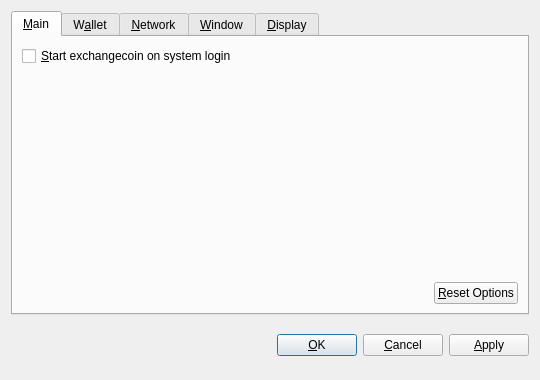
<?xml version="1.0" encoding="UTF-8"?>
<ui version="4.0">
 <class>OptionsDialog</class>
 <widget class="QDialog" name="OptionsDialog">
  <property name="geometry">
   <rect>
    <x>0</x>
    <y>0</y>
    <width>540</width>
    <height>380</height>
   </rect>
  </property>
  <property name="windowTitle">
   <string>Options</string>
  </property>
  <property name="modal">
   <bool>true</bool>
  </property>
  <layout class="QVBoxLayout" name="verticalLayout">
   <item>
    <widget class="QTabWidget" name="tabWidget">
     <property name="tabPosition">
      <enum>QTabWidget::North</enum>
     </property>
     <property name="currentIndex">
      <number>0</number>
     </property>
     <widget class="QWidget" name="tabMain">
      <attribute name="title">
       <string>&amp;Main</string>
      </attribute>
      <layout class="QVBoxLayout" name="verticalLayout_Main">
       <item>
        <widget class="QCheckBox" name="bitcoinAtStartup">
         <property name="toolTip">
          <string>Automatically start exchangecoin after logging in to the system.</string>
         </property>
         <property name="text">
          <string>&amp;Start exchangecoin on system login</string>
         </property>
        </widget>
       </item>
       <item>
        <spacer name="verticalSpacer_Main">
         <property name="orientation">
          <enum>Qt::Vertical</enum>
         </property>
         <property name="sizeHint" stdset="0">
          <size>
           <width>20</width>
           <height>40</height>
          </size>
         </property>
        </spacer>
       </item>
       <item>
        <layout class="QHBoxLayout" name="horizontalLayout_2_Main">
         <item>
          <spacer name="horizontalSpacer_2_Main">
           <property name="orientation">
            <enum>Qt::Horizontal</enum>
           </property>
           <property name="sizeHint" stdset="0">
            <size>
             <width>40</width>
             <height>20</height>
            </size>
           </property>
          </spacer>
         </item>
         <item>
          <widget class="QPushButton" name="resetButton">
           <property name="toolTip">
            <string>Reset all client options to default.</string>
           </property>
           <property name="text">
            <string>&amp;Reset Options</string>
           </property>
           <property name="autoDefault">
            <bool>false</bool>
           </property>
          </widget>
         </item>
        </layout>
       </item>
      </layout>
     </widget>
     <widget class="QWidget" name="tabWallet">
      <attribute name="title">
       <string>W&amp;allet</string>
      </attribute>
      <layout class="QVBoxLayout" name="verticalLayout_Network">
       <item>
        <widget class="QLabel" name="transactionFeeInfoLabel">
         <property name="text">
          <string>Optional transaction fee per kB that helps make sure your transactions are processed quickly. Most transactions are 1 kB.</string>
         </property>
         <property name="textFormat">
          <enum>Qt::PlainText</enum>
         </property>
         <property name="wordWrap">
          <bool>true</bool>
         </property>
        </widget>
       </item>
       <item>
        <layout class="QHBoxLayout" name="horizontalLayout_1_Main">
         <item>
          <widget class="QLabel" name="transactionFeeLabel">
           <property name="text">
            <string>Pay transaction &amp;fee</string>
           </property>
           <property name="textFormat">
            <enum>Qt::PlainText</enum>
           </property>
           <property name="buddy">
            <cstring>transactionFee</cstring>
           </property>
          </widget>
         </item>
         <item>
          <widget class="BitcoinAmountField" name="transactionFee"/>
         </item>
         <item>
          <spacer name="horizontalSpacer_1_Main">
           <property name="orientation">
            <enum>Qt::Horizontal</enum>
           </property>
           <property name="sizeHint" stdset="0">
            <size>
             <width>40</width>
             <height>20</height>
            </size>
           </property>
          </spacer>
         </item>
        </layout>
       </item>
       <item>
        <widget class="QLabel" name="label">
         <property name="text">
          <string>If you disable the spending of unconfirmed change, the change from a transaction cannot be used until that transaction has at least one confirmation. This also affects how your balance is computed.</string>
         </property>
         <property name="wordWrap">
          <bool>true</bool>
         </property>
        </widget>
       </item>
       <item>
        <widget class="QCheckBox" name="spendZeroConfChange">
         <property name="text">
          <string>Spend unconfirmed change  (experts only)</string>
         </property>
        </widget>
       </item>
       <item>
        <spacer name="verticalSpacer">
         <property name="orientation">
          <enum>Qt::Vertical</enum>
         </property>
         <property name="sizeHint" stdset="0">
          <size>
           <width>20</width>
           <height>40</height>
          </size>
         </property>
        </spacer>
       </item>
      </layout>
     </widget>
     <widget class="QWidget" name="tabNetwork">
      <attribute name="title">
       <string>&amp;Network</string>
      </attribute>
      <layout class="QVBoxLayout" name="verticalLayout_Network">
       <item>
        <widget class="QCheckBox" name="mapPortUpnp">
         <property name="toolTip">
          <string>Automatically open the exchangecoin client port on the router. This only works when your router supports UPnP and it is enabled.</string>
         </property>
         <property name="text">
          <string>Map port using &amp;UPnP</string>
         </property>
        </widget>
       </item>
       <item>
        <widget class="QCheckBox" name="connectSocks">
         <property name="toolTip">
          <string>Connect to the exchangecoin network through a SOCKS proxy (e.g. when connecting through Tor).</string>
         </property>
         <property name="text">
          <string>&amp;Connect through SOCKS proxy:</string>
         </property>
        </widget>
       </item>
       <item>
        <layout class="QHBoxLayout" name="horizontalLayout_Network">
         <item>
          <widget class="QLabel" name="proxyIpLabel">
           <property name="text">
            <string>Proxy &amp;IP:</string>
           </property>
           <property name="textFormat">
            <enum>Qt::PlainText</enum>
           </property>
           <property name="buddy">
            <cstring>proxyIp</cstring>
           </property>
          </widget>
         </item>
         <item>
          <widget class="QValidatedLineEdit" name="proxyIp">
           <property name="maximumSize">
            <size>
             <width>140</width>
             <height>16777215</height>
            </size>
           </property>
           <property name="toolTip">
            <string>IP address of the proxy (e.g. 127.0.0.1)</string>
           </property>
          </widget>
         </item>
         <item>
          <widget class="QLabel" name="proxyPortLabel">
           <property name="text">
            <string>&amp;Port:</string>
           </property>
           <property name="textFormat">
            <enum>Qt::PlainText</enum>
           </property>
           <property name="buddy">
            <cstring>proxyPort</cstring>
           </property>
          </widget>
         </item>
         <item>
          <widget class="QLineEdit" name="proxyPort">
           <property name="maximumSize">
            <size>
             <width>55</width>
             <height>16777215</height>
            </size>
           </property>
           <property name="toolTip">
            <string>Port of the proxy (e.g. 9050)</string>
           </property>
          </widget>
         </item>
         <item>
          <widget class="QLabel" name="socksVersionLabel">
           <property name="text">
            <string>SOCKS &amp;Version:</string>
           </property>
           <property name="textFormat">
            <enum>Qt::PlainText</enum>
           </property>
           <property name="buddy">
            <cstring>socksVersion</cstring>
           </property>
          </widget>
         </item>
         <item>
          <widget class="QValueComboBox" name="socksVersion">
           <property name="toolTip">
            <string>SOCKS version of the proxy (e.g. 5)</string>
           </property>
          </widget>
         </item>
         <item>
          <spacer name="horizontalSpacer_Network">
           <property name="orientation">
            <enum>Qt::Horizontal</enum>
           </property>
           <property name="sizeHint" stdset="0">
            <size>
             <width>40</width>
             <height>20</height>
            </size>
           </property>
          </spacer>
         </item>
        </layout>
       </item>
       <item>
        <spacer name="verticalSpacer_Network">
         <property name="orientation">
          <enum>Qt::Vertical</enum>
         </property>
         <property name="sizeHint" stdset="0">
          <size>
           <width>20</width>
           <height>40</height>
          </size>
         </property>
        </spacer>
       </item>
      </layout>
     </widget>
     <widget class="QWidget" name="tabWindow">
      <attribute name="title">
       <string>&amp;Window</string>
      </attribute>
      <layout class="QVBoxLayout" name="verticalLayout_Window">
       <item>
        <widget class="QCheckBox" name="minimizeToTray">
         <property name="toolTip">
          <string>Show only a tray icon after minimizing the window.</string>
         </property>
         <property name="text">
          <string>&amp;Minimize to the tray instead of the taskbar</string>
         </property>
        </widget>
       </item>
       <item>
        <widget class="QCheckBox" name="minimizeOnClose">
         <property name="toolTip">
          <string>Minimize instead of exit the application when the window is closed. When this option is enabled, the application will be closed only after selecting Quit in the menu.</string>
         </property>
         <property name="text">
          <string>M&amp;inimize on close</string>
         </property>
        </widget>
       </item>
       <item>
        <spacer name="verticalSpacer_Window">
         <property name="orientation">
          <enum>Qt::Vertical</enum>
         </property>
         <property name="sizeHint" stdset="0">
          <size>
           <width>20</width>
           <height>40</height>
          </size>
         </property>
        </spacer>
       </item>
      </layout>
     </widget>
     <widget class="QWidget" name="tabDisplay">
      <attribute name="title">
       <string>&amp;Display</string>
      </attribute>
      <layout class="QVBoxLayout" name="verticalLayout_Display">
       <item>
        <layout class="QHBoxLayout" name="horizontalLayout_1_Display">
         <item>
          <widget class="QLabel" name="langLabel">
           <property name="text">
            <string>User Interface &amp;language:</string>
           </property>
           <property name="textFormat">
            <enum>Qt::PlainText</enum>
           </property>
           <property name="buddy">
            <cstring>lang</cstring>
           </property>
          </widget>
         </item>
         <item>
          <widget class="QValueComboBox" name="lang">
           <property name="toolTip">
            <string>The user interface language can be set here. This setting will take effect after restarting exchangecoin.</string>
           </property>
          </widget>
         </item>
        </layout>
       </item>
       <item>
        <layout class="QHBoxLayout" name="horizontalLayout_2_Display">
         <item>
          <widget class="QLabel" name="unitLabel">
           <property name="text">
            <string>&amp;Unit to show amounts in:</string>
           </property>
           <property name="textFormat">
            <enum>Qt::PlainText</enum>
           </property>
           <property name="buddy">
            <cstring>unit</cstring>
           </property>
          </widget>
         </item>
         <item>
          <widget class="QValueComboBox" name="unit">
           <property name="toolTip">
            <string>Choose the default subdivision unit to show in the interface and when sending coins.</string>
           </property>
          </widget>
         </item>
        </layout>
       </item>
       <item>
        <widget class="QCheckBox" name="displayAddresses">
         <property name="toolTip">
          <string>Whether to show exchangecoin addresses in the transaction list or not.</string>
         </property>
         <property name="text">
          <string>&amp;Display addresses in transaction list</string>
         </property>
        </widget>
       </item>
       <item>
        <widget class="QCheckBox" name="coinControlFeatures">
         <property name="toolTip">
          <string>Whether to show coin control features or not.</string>
         </property>
         <property name="text">
          <string>Display coin &amp;control features (experts only!)</string>
         </property>
        </widget>
       </item>
       <item>
        <spacer name="verticalSpacer_Display">
         <property name="orientation">
          <enum>Qt::Vertical</enum>
         </property>
         <property name="sizeHint" stdset="0">
          <size>
           <width>20</width>
           <height>40</height>
          </size>
         </property>
        </spacer>
       </item>
      </layout>
     </widget>
    </widget>
   </item>
   <item>
    <layout class="QHBoxLayout" name="horizontalLayout_Buttons">
     <item>
      <spacer name="horizontalSpacer_1">
       <property name="orientation">
        <enum>Qt::Horizontal</enum>
       </property>
       <property name="sizeHint" stdset="0">
        <size>
         <width>40</width>
         <height>48</height>
        </size>
       </property>
      </spacer>
     </item>
     <item>
      <widget class="QLabel" name="statusLabel">
       <property name="font">
        <font>
         <weight>75</weight>
         <bold>true</bold>
        </font>
       </property>
       <property name="text">
        <string/>
       </property>
       <property name="textFormat">
        <enum>Qt::PlainText</enum>
       </property>
       <property name="wordWrap">
        <bool>true</bool>
       </property>
      </widget>
     </item>
     <item>
      <spacer name="horizontalSpacer_2">
       <property name="orientation">
        <enum>Qt::Horizontal</enum>
       </property>
       <property name="sizeHint" stdset="0">
        <size>
         <width>40</width>
         <height>48</height>
        </size>
       </property>
      </spacer>
     </item>
     <item>
      <widget class="QPushButton" name="okButton">
       <property name="text">
        <string>&amp;OK</string>
       </property>
      </widget>
     </item>
     <item>
      <widget class="QPushButton" name="cancelButton">
       <property name="text">
        <string>&amp;Cancel</string>
       </property>
       <property name="autoDefault">
        <bool>false</bool>
       </property>
      </widget>
     </item>
     <item>
      <widget class="QPushButton" name="applyButton">
       <property name="text">
        <string>&amp;Apply</string>
       </property>
       <property name="autoDefault">
        <bool>false</bool>
       </property>
      </widget>
     </item>
    </layout>
   </item>
  </layout>
 </widget>
 <customwidgets>
  <customwidget>
   <class>BitcoinAmountField</class>
   <extends>QSpinBox</extends>
   <header>bitcoinamountfield.h</header>
  </customwidget>
  <customwidget>
   <class>QValueComboBox</class>
   <extends>QComboBox</extends>
   <header>qvaluecombobox.h</header>
  </customwidget>
  <customwidget>
   <class>QValidatedLineEdit</class>
   <extends>QLineEdit</extends>
   <header>qvalidatedlineedit.h</header>
  </customwidget>
 </customwidgets>
 <resources/>
 <connections/>
</ui>
